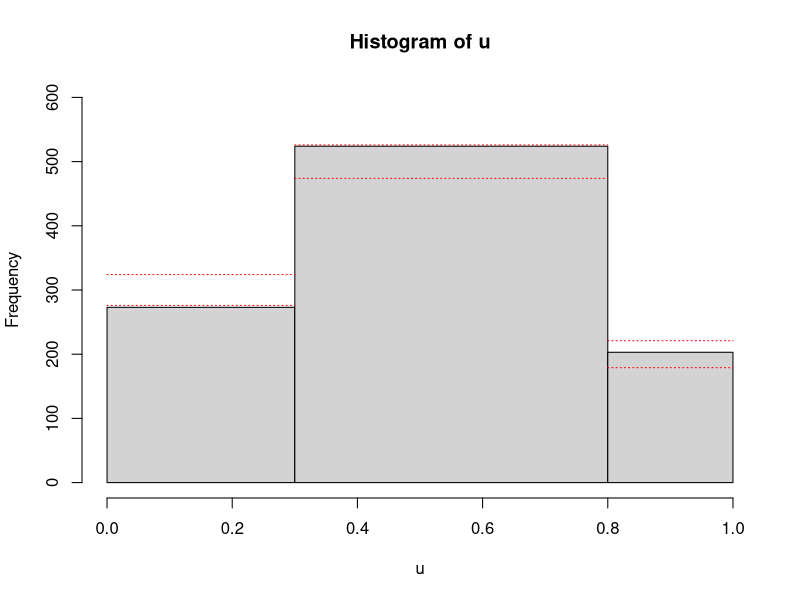

Generate this figure with R:
## ---- chunk 1
#setwd("~/University/monte-carlo/hws/hw2") #set working directory
## ---- chunk 2
generaator <- function(x0, x1, n) {
  u <- rep(NA, n)
  
  xim1 <- x1
  xim2 <- x0
  
  for (i in 2:(n+1)) {
    xi <- (5 * xim1^2 + 171 * xim2 + 3) %% 2^30
    u[i-1] <- xi / 2^30
    
    xim2 <- xim1
    xim1 <- xi
  }
  
  return(u)
}
## ---- chunk 3
n <- 10000
u <- generaator(1974, 42, n)
## ---- chunk 4
N_A = sum((u >= 0.2) * (u <= 0.3))
N_A
## ---- chunk 5
ülempiir <- qbinom(0.975, n, 0.1)
alampiir <- qbinom(0.025, n, 0.1)
c(alampiir,ülempiir)

(N_A >= alampiir) && (N_A <= ülempiir)
## ---- chunk 6
kordi <- 200
n <- 1000

x0 <- 1974
x1 <- 42

#uued alampiir ja ülempiir (n = 1000)
ülempiir <- qbinom(0.975, n, 0.1)
alampiir <- qbinom(0.025, n, 0.1)

väljas <- 0

for(i in 1:200) {
  u <- generaator(x0, x1, n)
  N_A <- sum((u >= 0.2) * (u <= 0.3))
  
  if(N_A > ülempiir | N_A < alampiir) {
    väljas <- väljas + 1
  }
  
  x0 <- round(2^30 * u[n - 1])
  x1 <- round(2^30 * u[n])
}

väljas
## ---- chunk 7
vahe <- abs(väljas - 10)
vahe
## ---- chunk 8
if(vahe != 0){
  pbinom(10 - vahe, kordi, 0.05) + (1 - pbinom(9 + vahe, kordi, 0.05))
} else {1}
## ---- chunk 9
WH_generaator <- function(n, xi, yi, zi) {
  tulemus <- rep(NA, n)
  for (i in 1:(n)) {
    xi <- (171 * xi) %% 30269 
    yi <- (172 * yi) %% 30307
    zi <- (170 * zi) %% 30323
    tulemus[i] <- (xi/30269 + yi/30307 + zi/30323) %% 1
  }
  return(tulemus)
}
## ---- chunk 10
n <- 1000
u <- WH_generaator(n, 166, 9, 32)
## ---- chunk 11
x1 <- c(0, 0.3)
alampiir1 <- qbinom(0.05, n, 0.3)
ülempiir1 <- qbinom(0.95, n, 0.3)
y1a <- c(alampiir1, alampiir1)
y1ü <- c(ülempiir1, ülempiir1)

c(alampiir1, ülempiir1)
## ---- chunk 12
x2 <- c(0.3, 0.8)
alampiir2 <- qbinom(0.05, n, 0.8 - 0.3)
ülempiir2 <- qbinom(0.95, n, 0.8 - 0.3)
y2a <- c(alampiir2, alampiir2)
y2ü <- c(ülempiir2, ülempiir2)

c(alampiir2, ülempiir2)
## ---- chunk 13
x3 <- c(0.8, 1)
alampiir3 <- qbinom(0.05, n, 1 - 0.8)
ülempiir3 <- qbinom(0.95, n, 1 - 0.8)
y3a <- c(alampiir3, alampiir3)
y3ü <- c(ülempiir3, ülempiir3)

c(alampiir3, ülempiir3)
## ---- chunk 14
hist(u, breaks = c(0, 0.3, 0.8, 1), ylim = c(0, 600), freq = TRUE)

lines(x1, y1a, col = "red", lty = 3)
lines(x1, y1ü, col = "red", lty = 3)

lines(x2, y2a, col = "red", lty = 3)
lines(x2, y2ü, col = "red", lty = 3)

lines(x3, y3a, col = "red", lty = 3)
lines(x3, y3ü, col = "red", lty = 3)
